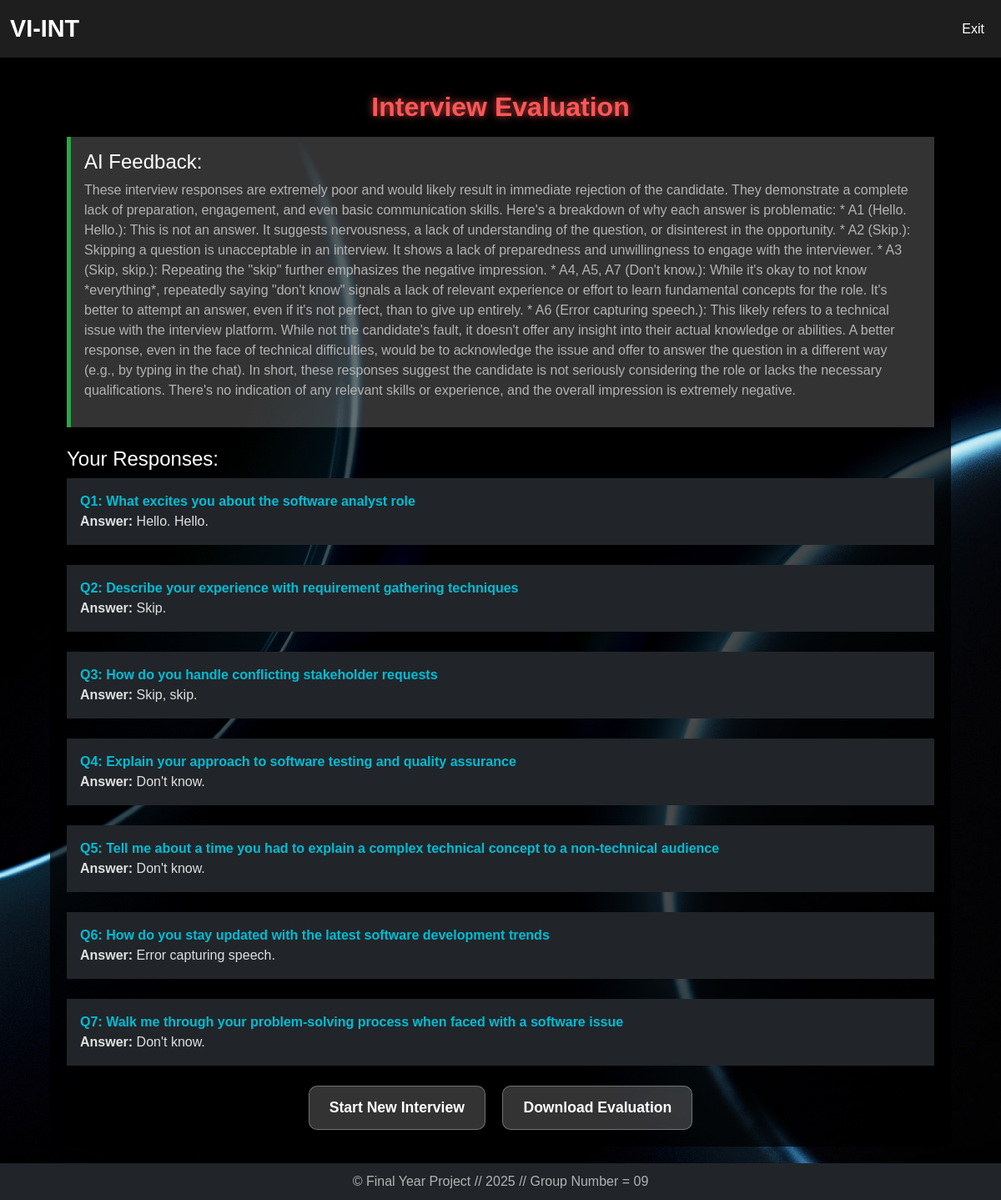
Page /interview/evaluate/54/ (signed in) on the committed database.
### interview/models.py (models this page shows, shortened)
class InterviewSession(models.Model):
    user = models.ForeignKey(User, on_delete=models.CASCADE, related_name="interview_sessions")
    job_profile = models.CharField(max_length=255)
    difficulty = models.CharField(max_length=50, default="Easy")
    created_at = models.DateTimeField(auto_now_add=True)
    evaluated = models.BooleanField(default=False)
    evaluation_feedback = models.TextField(blank=True, null=True)

class InterviewResponse(models.Model):
    session = models.ForeignKey(InterviewSession, on_delete=models.CASCADE, related_name="responses")
    question_number = models.IntegerField()
    question_text = models.TextField()
    answer_text = models.TextField(blank=True, null=True)
    audio_response = models.FileField(upload_to="audio_responses/", blank=True, null=True)

### interview/views.py (the view, shortened to what this page needs)
# urls.py: path('evaluate/<int:session_id>/', evaluate_interview, name='evaluate_interview'),
@login_required
def evaluate_interview(request, session_id):
    session_obj = get_object_or_404(InterviewSession, pk=session_id)
    responses = session_obj.responses.order_by("question_number")
    context = {
        "feedback": session_obj.evaluation_feedback,
        "responses": responses,
    }
    return render(request, "evaluation.html", context)

### templates/evaluation.html (shortened to what this page needs)
{% extends "evaluation_base.html" %}
{% block content %}
    <h2 class="mb-3">Interview Evaluation</h2>
    <div class="feedback p-3">
        <h4 class="mb-2">AI Feedback:</h4>
        <p>{{ feedback }}</p>
    </div>
    <h4 class="mt-4">Your Responses:</h4>
    <ul class="list-unstyled">
        {% for response in responses %}
            <li class="mb-4 p-3 bg-dark text-white">
                <div class="question"><strong>Q{{ response.question_number }}:</strong> {{ response.question_text }}</div>
                <div class="answer"><strong>Answer:</strong> {{ response.answer_text }}</div>
            </li>
        {% endfor %}
    </ul>
{% endblock %}
{% block buttons %}
    <a href="{% url 'start_interview' %}" class="btn btn-primary me-3">Start New Interview</a>
    <button onclick="downloadEvaluation()" class="btn btn-success">Download Evaluation</button>
{% endblock %}

### static/css/styles.css (style rules this page uses)
body { background: url("../images/background.jpg") no-repeat center center fixed; background-size: cover; color: #ffffff; font-family: 'Poppins', sans-serif; margin: 0; display: flex; flex-direction: column; min-height: 50vh; }
.btn, .glass-btn { background: rgba(255, 255, 255, 0.2); backdrop-filter: blur(10px); color: white; text-decoration: none; padding: 12px 24px; border: 1px solid rgba(255, 255, 255, 0.3); border-radius: 10px; font-size: 1.1rem; font-weight: bold; transition: all 0.3s ease-in-out; }
h2 { color: #ff5757; text-shadow: 0 0 10px rgba(255, 87, 87, 0.8); font-weight: bold; text-align: center; }
p { color: #b3b3b3; }
.question { color: #00bcd4; font-weight: bold; }
.answer { color: #e0e0e0; font-size: 16px; }

### rows in the picture
InterviewSession: evaluation_feedback "These interview responses are extremely poor and would likely result in immediate rejection of the candidate. They demonstrate a complete lack of preparation, engagement, and even basic communication skills. Here's a breakdown of why each answer is problematic: * A1 (Hello. Hello.): This is not an answer. It suggests nervousness, a lack of understanding of the question, or disinterest in the opportunity. * A2 (Skip.): Skipping a question is unacceptable in an interview. It shows a lack of preparedness and unwillingness to engage with the interviewer. * A3 (Skip, skip.): Repeating the \"skip\" further emphasizes the negative impression. * A4, A5, A7 (Don't know.): While it's okay to not know…"
InterviewResponse: question_number "1", question_text "What excites you about the software analyst role", answer_text "Hello. Hello."
InterviewResponse: question_number "2", question_text "Describe your experience with requirement gathering techniques", answer_text "Skip."
InterviewResponse: question_number "3", question_text "How do you handle conflicting stakeholder requests", answer_text "Skip, skip."
InterviewResponse: question_number "4", question_text "Explain your approach to software testing and quality assurance", answer_text "Don't know."
InterviewResponse: question_number "5", question_text "Tell me about a time you had to explain a complex technical concept to a non-technical audience", answer_text "Don't know."
InterviewResponse: question_number "6", question_text "How do you stay updated with the latest software development trends", answer_text "Error capturing speech."
InterviewResponse: question_number "7", question_text "Walk me through your problem-solving process when faced with a software issue", answer_text "Don't know."
